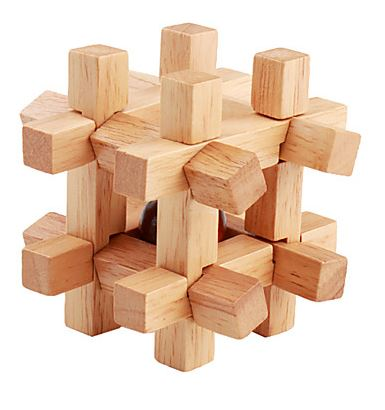
#> input picture openCV/openCV.py/featureDetection_description/corner.JPG, 385 x 410 px, found by its file name
$ python 02.harrisCorner_detection02.py
#> lines starting #> are read from the running program, lines starting #| are printed output that depends on the picture; after the words box and inside, x2 and y2 are one past the last pixel; in counts of white or black regions, pixels touching at a corner belong together
import numpy as np
import cv2 as cv
#filename = 'chessboard2.png'
filename = 'corner.jpg'
img = cv.imread(filename)
#> img is the input picture: shape (410, 385, 3); mean B, G, R 183.5, 204.3, 230.9
gray = cv.cvtColor(img,cv.COLOR_BGR2GRAY)
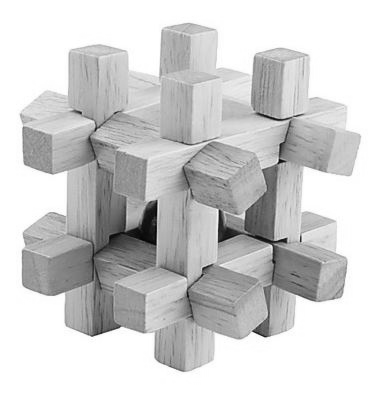
#> gray: shape (410, 385); min 4, max 255, mean 209.9
# find Harris corners
gray = np.float32(gray)
dst = cv.cornerHarris(gray,2,3,0.04)
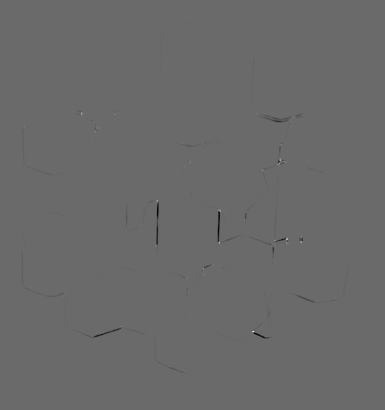
#> dst: shape (410, 385) float32; min -47938648, max 66730224, mean -83517.4; drawn with min black and max white
dst = cv.dilate(dst,None)
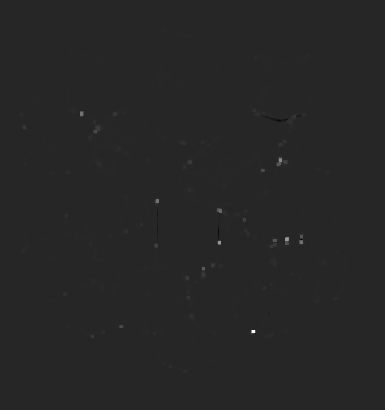
#> dst: shape (410, 385) float32; min -12032757, max 66730224, mean 52243.2; drawn with min black and max white
ret, dst = cv.threshold(dst,0.01*dst.max(),255,0)
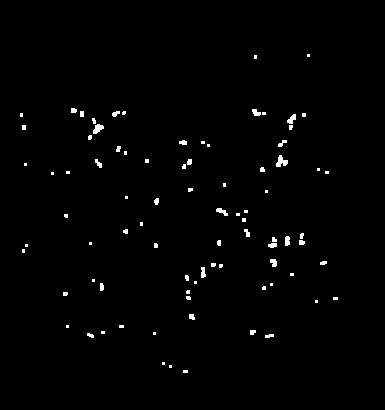
#> dst: shape (410, 385) float32; 1.1% white; 84 white regions (51 under 20 px), largest, box (x1, y1, x2, y2) and area: (276, 155, 288, 167) 85, (93, 124, 104, 134) 69, (287, 114, 296, 124) 54
#> ret = 667302.2
dst = np.uint8(dst)
# find centroids
ret, labels, stats, centroids = cv.connectedComponentsWithStats(dst)
#> labels: shape (410, 385) int32; 85 distinct labels, from 0 to 84
#> ret = 85; stats = 85 rows, first 6: [0, 0, 385, 410, 156094], [254, 55, 3, 4, 12], [307, 54, 3, 3, 9], [71, 108, 6, 5, 27], [252, 109, 9, 7, 44], [80, 111, 4, 6, 24]; centroids = 85 pairs, first value 21 to 335, second value 55 to 371
# define the criteria to stop and refine the corners
criteria = (cv.TERM_CRITERIA_EPS + cv.TERM_CRITERIA_MAX_ITER, 100, 0.001)
corners = cv.cornerSubPix(gray,np.float32(centroids),(5,5),(-1,-1),criteria)
#> corners = 85 pairs, first value 19.05 to 331.4, second value 54.34 to 371.8
# Now draw them
res = np.hstack((centroids,corners))
#> res = 85 rows, first 6: [191.9, 204.5, 191.9, 204.5], [255, 56.5, 253.7, 54.61], [308, 55, 307.9, 54.34], [73.26, 110.1, 71.58, 109.9], [255.7, 112.2, 254.6, 112.5], [81.5, 113.5, 81.52, 113.6]
res = np.int0(res)
#> res = 85 rows, first 6: [191, 204, 191, 204], [255, 56, 253, 54], [308, 55, 307, 54], [73, 110, 71, 109], [255, 112, 254, 112], [81, 113, 81, 113]
img[res[:,1],res[:,0]]=[0,0,255]
#> img: shape (410, 385, 3); 0.05% of pixels changed, all inside (x1, y1, x2, y2) = (21, 55, 336, 372)
img[res[:,3],res[:,2]] = [0,255,0]
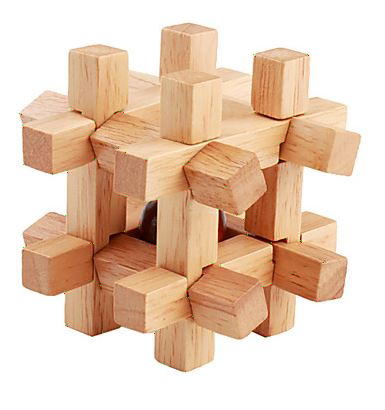
#> img: shape (410, 385, 3); mean B, G, R 183.4, 204.3, 230.8
cv.imwrite('subpixel5.png',img)

cv.imshow('featureDetection', img )
cv.waitKey(0)

$ run again, with openCV/openCV.py/featureDetection_description/chessboard2.png saved as openCV/openCV.py/featureDetection_description/corner.JPG
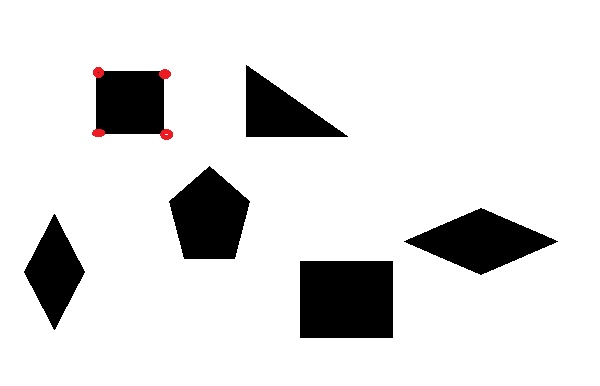
#> input picture openCV/openCV.py/featureDetection_description/chessboard2.png, 600 x 386 px, found by its file name
#> img is the input picture: shape (386, 600, 3); mean B, G, R 222.7, 222.6, 223
#> `ret, dst = cv.threshold(dst,0.01*dst.max(),255,0)`:
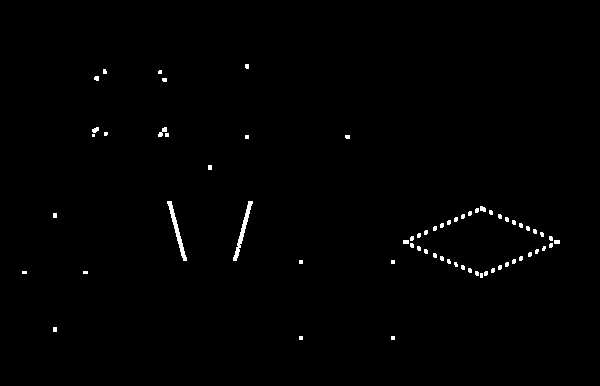
#> dst: shape (386, 600) float32; 0.73% white; 66 white regions (55 under 20 px), largest, box (x1, y1, x2, y2) and area: (167, 201, 187, 261) 260, (233, 201, 253, 261) 257, (158, 127, 167, 137) 44
#> `ret, dst = cv.threshold(dst,0.01*dst.max(),255,0)`: ret = 5577251.8
#> labels: shape (386, 600) int32; 67 distinct labels, from 0 to 66
#> `ret, labels, stats, centroids = cv.connectedComponentsWithStats(dst)`: ret = 67; stats = 67 rows, first 6: [0, 0, 600, 386, 229900], [245, 64, 4, 5, 19], [103, 69, 4, 5, 18], [158, 70, 4, 4, 15], [94, 76, 5, 5, 22], [162, 78, 5, 4, 19]; centroids = 67 pairs, first value 24 to 556.5, second value 65.89 to 337.5
#> corners = 67 pairs, first value 23.38 to 556.7, second value 64.34 to 337.4
#> `res = np.hstack((centroids,corners))`: res = 67 rows, first 6: [299.3, 192.3, 299.3, 192.3], [246.6, 65.89, 245.7, 64.34], [104.3, 71.17, 104.5, 70.51], [159.6, 71.6, 158.4, 70.55], [96.23, 77.91, 95.5, 77.72], [164.1, 79.42, 163.5, 79.62]
#> `res = np.int0(res)`: res = 67 rows, first 6: [299, 192, 299, 192], [246, 65, 245, 64], [104, 71, 104, 70], [159, 71, 158, 70], [96, 77, 95, 77], [164, 79, 163, 79]
#> `img[res[:,3],res[:,2]] = [0,255,0]`:
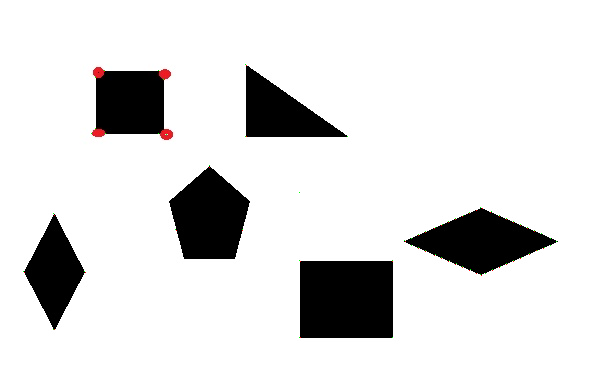
#> img: shape (386, 600, 3); mean B, G, R 222.6, 222.7, 223
